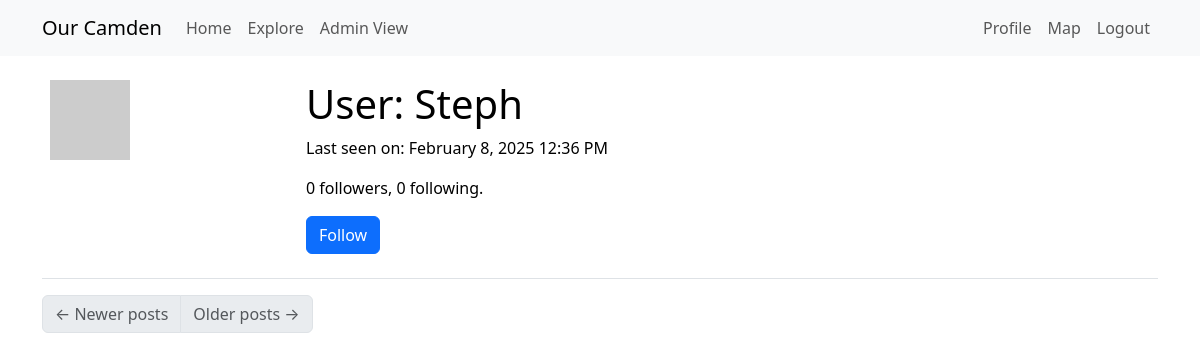
The page /user/Steph (signed in) on the database as committed earlier.
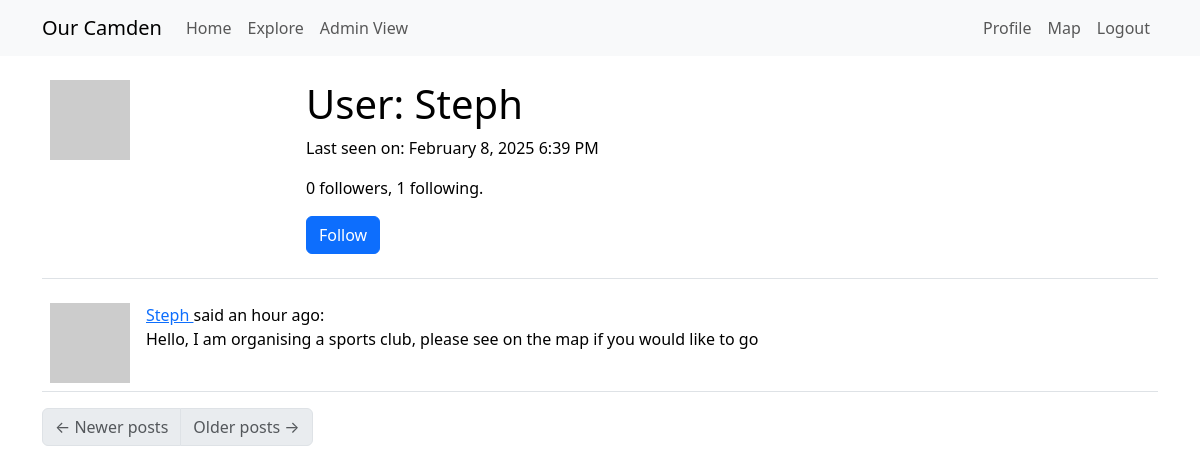
The same page on the database as committed later.
### app/models.py (models this page shows, shortened)
class User(UserMixin, db.Model):
    __tablename__ = "User"
    __searchable__ = ['username', 'email']
    id: so.Mapped[int] = so.mapped_column(primary_key=True) # so.Mapped gives a python data type to the attr, so.mapped_column creates the actual column
    access_level: so.Mapped[int] = so.mapped_column(
        default=0,  # Default to 0 (logged-in User)
        nullable=False
    )
    username: so.Mapped[str] = so.mapped_column(sa.String(64), index=True,
                                                unique=True)
    email: so.Mapped[str] = so.mapped_column(sa.String(120), index=True,
                                             unique=True)
    password_hash: so.Mapped[Optional[str]] = so.mapped_column(sa.String(256)) #attr can be defined as Optional
    about_me: so.Mapped[Optional[str]] = so.mapped_column(sa.String(140))
    last_seen: so.Mapped[Optional[datetime]] = so.mapped_column(
        default=lambda: datetime.now(timezone.utc))
    posts: so.WriteOnlyMapped['Post'] = so.relationship(
        back_populates='author',
        passive_deletes=True) #back_populates links Posts.author to User.posts
    following: so.WriteOnlyMapped['User'] = so.relationship(
        secondary=followers, primaryjoin=(followers.c.follower_id == id), # establish link between User and Follower tables, where the id matches (all the Users this current User follows)
        secondaryjoin=(followers.c.followed_id == id), #links followers back to Users. identifies all Users who are followed by the current User
        back_populates='followers',
        passive_deletes=True) #links User.following to Follower.followers (who the User is following)
    followers: so.WriteOnlyMapped['User'] = so.relationship(
        secondary=followers, primaryjoin=(followers.c.followed_id == id),
        secondaryjoin=(followers.c.follower_id == id),
        back_populates='following',
        passive_deletes=True) #same but for who the User is being followed by
    Markers: so.Mapped["Marker"] = so.relationship(
        "Marker",
        back_populates="creator",  # Links to the `Marker.creator` relationship
    )
    def avatar(self, size):
        digest = md5(self.email.lower().encode('utf-8')).hexdigest()
        return f'https://www.gravatar.com/avatar/{digest}?d=identicon&s={size}' #provides an automatic avatar
    def is_following(self, User):
        query = self.following.select().where(User.id == User.id)
        return db.session.scalar(query) is not None
    def followers_count(self):
        query = sa.select(sa.func.count()).select_from(
            self.followers.select().subquery())
        return db.session.scalar(query)
    def following_count(self):
        query = sa.select(sa.func.count()).select_from(
            self.following.select().subquery())
        return db.session.scalar(query)

class Post(db.Model):
    __searchable__ = ['body']  # Fields to index
    id: so.Mapped[int] = so.mapped_column(primary_key=True)
    body: so.Mapped[str] = so.mapped_column(sa.String(140))
    timestamp: so.Mapped[datetime] = so.mapped_column(
        index=True, default=lambda: datetime.now(timezone.utc))
    user_id: so.Mapped[int] = so.mapped_column(sa.ForeignKey(User.id, ondelete='CASCADE'),
                                               index=True)
    author: so.Mapped[User] = so.relationship(back_populates='posts')

### app/routes.py (the view)
@app.route('/user/<username>')
@login_required
def user(username):
    user = db.first_or_404(sa.select(User).where(User.username == username)) #get the matching user otherwise return a 404 invalid page error
    page = request.args.get('page', 1, type=int)
    query = user.posts.select().order_by(Post.timestamp.desc())
    posts = db.paginate(query, page=page,
                        per_page=app.config['POSTS_PER_PAGE'],
                        error_out=False) # collect + paginate all the current user’s posts in descending time order
    next_url = url_for('user', username=user.username, page=posts.next_num) \
        if posts.has_next else None
    prev_url = url_for('user', username=user.username, page=posts.prev_num) \
        if posts.has_prev else None
    form = EmptyForm() # provide a submit button to follow/unfollow users
    return render_template('user.html', user=user, posts=posts.items,
                           next_url=next_url, prev_url=prev_url, form=form)

### app/forms.py
class EmptyForm(FlaskForm):
    submit = SubmitField('Submit')

### app/models.py (called while the page is built)
@login.user_loader
def load_User(id):
    return db.session.get(User, int(id))

### app/routes.py (called while the page is built)
@app.before_request
def before_request(): # if user is logged in, record the time they log in
    if current_user.is_authenticated:
        current_user.last_seen = datetime.now(timezone.utc)
        db.session.commit()

### app/templates/user.html (shortened to what this page needs)
{% extends "base.html" %}
{% block content %}
    <table class="table table-hover">
        <tr>
            <td width="256px"><img src="{{ user.avatar(256) }}"></td>
            <td>
                <h1>User: {{ user.username }}</h1>
                {% if user.last_seen %}
                <p>Last seen on: {{ moment(user.last_seen).format('LLL') }}</p>
                {% endif %}
                <p>{{ user.followers_count() }} followers, {{ user.following_count() }} following.</p>
                {% if user == current_user %}
                <p><a href="{{ url_for('edit_profile') }}">Edit your profile</a></p>
                {% elif not current_user.is_following(user) %}
                <p>
                    <form action="{{ url_for('follow', username=user.username) }}" method="post">
                        {{ form.submit(value='Follow', class_='btn btn-primary') }}
                    </form>
                </p>
                {% endif %}
            </td>
        </tr>
    </table>
    {% for post in posts %}
        {% include '_post.html' %}
    {% endfor %}
    <nav aria-label="Post navigation">
        <ul class="pagination">
            <li class="page-item{% if not prev_url %} disabled{% endif %}">
                <a class="page-link" href="{{ prev_url }}">
                    <span aria-hidden="true">&larr;</span> Newer posts
                </a>
            </li>
            <li class="page-item{% if not next_url %} disabled{% endif %}">
                <a class="page-link" href="{{ next_url }}">
                    Older posts <span aria-hidden="true">&rarr;</span>
                </a>
            </li>
        </ul>
    </nav>
{% endblock %}

### app/templates/base.html (shortened to what this page needs)
<!doctype html>
<html lang="en">
  <head>
    <link rel="stylesheet" href="https://unpkg.com/leaflet@1.9.4/dist/leaflet.css"
/>
    <link
        href="https://cdn.jsdelivr.net/npm/bootstrap@5.3.2/dist/css/bootstrap.min.css"
        rel="stylesheet"
>
    <link rel="stylesheet" href="https://unpkg.com/leaflet.markercluster@1.4.1/dist/MarkerCluster.css" />
    <link rel="stylesheet" href="https://unpkg.com/leaflet.markercluster@1.4.1/dist/MarkerCluster.Default.css" />
  </head>
  <body>
    <nav class="navbar navbar-expand-lg bg-body-tertiary">
      <div class="container">
        <a class="navbar-brand" href="{{ url_for('index') }}">Our Camden</a>
        <div class="collapse navbar-collapse" id="navbarSupportedContent">
          <ul class="navbar-nav me-auto mb-2 mb-lg-0">
            <li class="nav-item">
              <a class="nav-link" aria-current="page" href="{{ url_for('index') }}">Home</a>
            </li>
            <li class="nav-item">
              <a class="nav-link" aria-current="page" href="{{ url_for('explore') }}">Explore</a>
            </li>
            {% if current_user.access_level==1 %}
            <li class="nav-item">
              <a class="nav-link" aria-disabled="false" href="{{ url_for('admin_view') }}">Admin View</a>
            </li>
            {% else %}
            <li class="nav-item">
              <a class="nav-link disabled" aria-disabled="true">Admin View</a>
            </li>
            {% endif %}
          </ul>
          <ul class="navbar-nav mb-2 mb-lg-0">
            {% if current_user.is_anonymous %}
            <li class="nav-item">
              <a class="nav-link" aria-current="page" href="{{ url_for('login') }}">Login</a>
            </li>
            {% else %}
            <li class="nav-item">
              <a class="nav-link" aria-current="page" href="{{ url_for('user', username=current_user.username) }}">Profile</a>
            </li>
            <li class="nav-item">
              <a class="nav-link" aria-current="page" href="{{ url_for('map') }}">Map</a>
            </li>
            <li class="nav-item">
              <a class="nav-link" aria-current="page" href="{{ url_for('logout') }}">Logout</a>
            </li>
            {% endif %}
          </ul>
        </div>
      </div>
    </nav>
    <div class="container mt-3">
      {% block content %}{% endblock %}
    </div>
  </body>
</html>

### app/templates/_post.html
<table class="table table-hover">
    <tr>
        <td width="70px">
            <a href="{{ url_for('user', username=post.author.username) }}">
                <img src="{{ post.author.avatar(70) }}" />
            </a>
        </td>
        <td>
            <a href="{{ url_for('user', username=post.author.username) }}">
                {{ post.author.username }}
            </a>
            said {{ moment(post.timestamp).fromNow() }}:
            <br>
            {{ post.body }}
        </td>
    </tr>
</table>

Rows that differ between the two databases and show on the page:
changed User "Steph": last_seen "February 8, 2025 12:36 PM" → "February 8, 2025 6:39 PM"
added Post: author.username "Steph", timestamp "an hour ago", body "Hello, I am organising a sports club, please see on the map if you would like to go"
Other text that changed with them:
{{ user.following_count() }}: "0" → "1"
